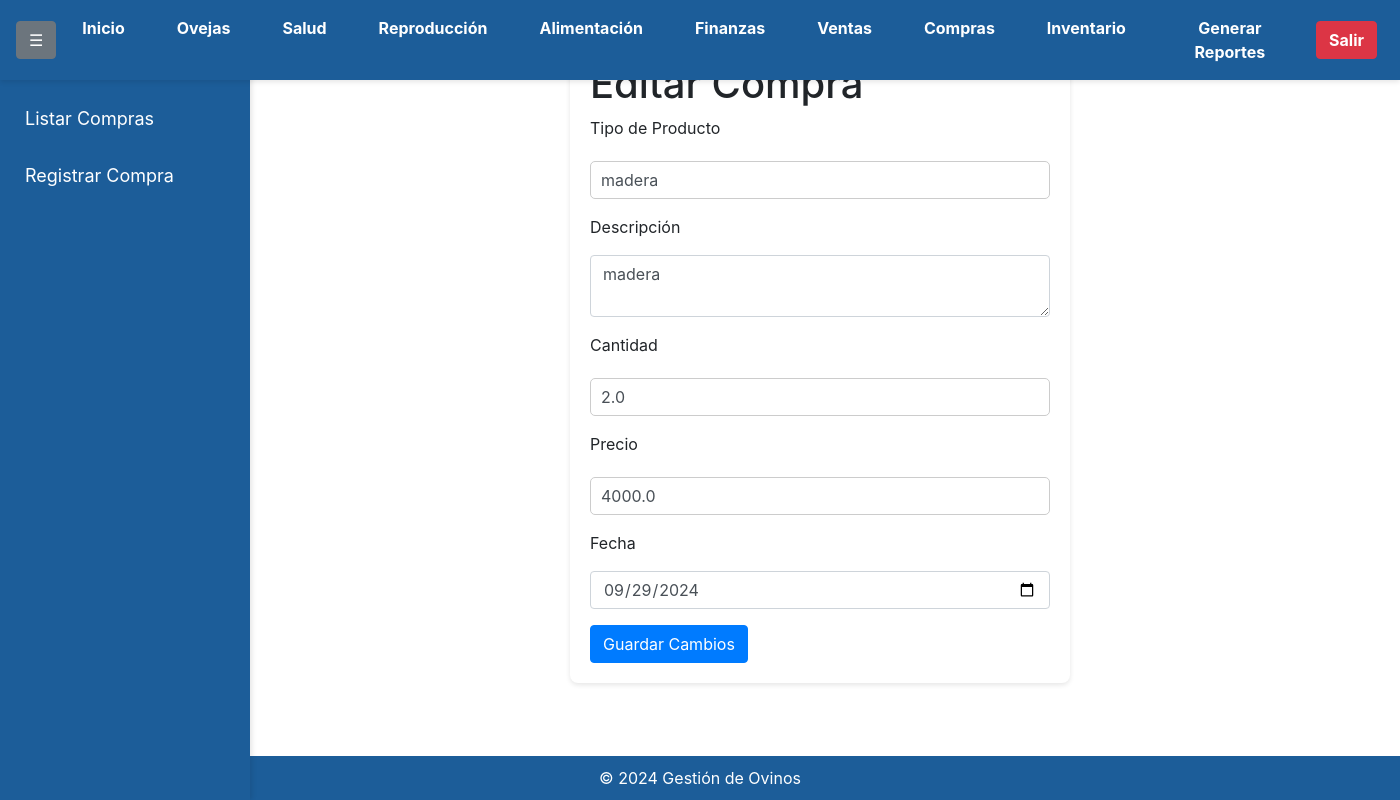
Page /editar_compra/2 (signed in) on the committed database.
### app/models.py (models this page shows)
class Compra(db.Model):
    id = db.Column(db.Integer, primary_key=True)
    tipo_producto = db.Column(db.String(50), nullable=False)
    descripcion = db.Column(db.Text, nullable=False)
    cantidad = db.Column(db.Float, nullable=False)
    precio = db.Column(db.Float, nullable=False)
    fecha = db.Column(db.Date, nullable=False)
    user_id = db.Column(db.Integer, db.ForeignKey('user.id'), nullable=False)
    user = db.relationship('User', backref='compras')

### app/routes.py (the view, shortened to what this page needs)
@app.route('/editar_compra/<int:id>', methods=['GET', 'POST'])
@login_required
def editar_compra(id):
    compra = Compra.query.filter_by(id=id, user_id=current_user.id).first_or_404()
    form = CompraForm(obj=compra)
    return render_template('editar_compra.html', form=form, compra=compra)

### app/forms.py
class CompraForm(FlaskForm):
    tipo_producto = StringField('Tipo de Producto', validators=[DataRequired()])
    descripcion = TextAreaField('Descripción', validators=[DataRequired()])
    cantidad = FloatField('Cantidad', validators=[DataRequired()])
    precio = FloatField('Precio', validators=[DataRequired()])
    fecha = DateField('Fecha', format='%Y-%m-%d', validators=[DataRequired()])
    submit = SubmitField('Guardar')

### app/__init__.py (called while the page is built)
@login_manager.user_loader
def load_user(user_id):
    return User.query.get(int(user_id))

### app/templates/editar_compra.html (shortened to what this page needs)
<!DOCTYPE html>
<html lang="es">
<head>
    <link rel="stylesheet" href="{{ url_for('static', filename='styles.css') }}">
    <link rel="stylesheet" href="https://maxcdn.bootstrapcdn.com/bootstrap/4.5.2/css/bootstrap.min.css">
</head>
<body>
    <nav class="navbar navbar-expand-lg navbar-light">
        <div class="collapse navbar-collapse" id="navbarNav">
            <button class="btn btn-secondary ml-2" id="toggleSidebar">☰</button>
            <ul class="navbar-nav mr-auto">
                <li class="nav-item">
                    <a class="nav-link text-white" href="{{ url_for('index') }}">Inicio</a>
                </li>
                <li class="nav-item">
                    <a class="nav-link text-white" href="{{ url_for('oveja') }}">Ovejas</a>
                </li>
                <li class="nav-item">
                    <a class="nav-link text-white" href="{{ url_for('salud') }}">Salud</a>
                </li>
                <li class="nav-item">
                    <a class="nav-link text-white" href="{{ url_for('reproduccion') }}">Reproducción</a>
                </li>
                <li class="nav-item">
                    <a class="nav-link text-white" href="{{ url_for('alimentacion') }}">Alimentación</a>
                </li>
                <li class="nav-item">
                    <a class="nav-link text-white" href="{{ url_for('finanzas') }}">Finanzas</a>
                </li>
                <li class="nav-item">
                    <a class="nav-link text-white" href="{{ url_for('venta') }}">Ventas</a>
                </li>
                <li class="nav-item">
                    <a class="nav-link text-white" href="{{ url_for('compra') }}">Compras</a>
                </li>
                <li class="nav-item">
                    <a class="nav-link text-white" href="{{ url_for('inventario') }}">Inventario</a>
                </li>
                <li class="nav-item">
                    <a class="nav-link text-white" href="{{ url_for('reportes_view') }}">Generar Reportes</a>
                </li>
            </ul>
            <a href="{{ url_for('logout') }}" class="btn btn-danger ml-2">Salir</a>
        </div>
    </nav>
    <div class="sidebar" id="sidebar">
        <ul class="nav flex-column">
            <li class="nav-item">
                <a class="nav-link text-white" href="{{ url_for('listar_compra') }}">Listar Compras</a>
            </li>
            <li class="nav-item">
                <a class="nav-link text-white" href="{{ url_for('registrar_compra') }}">Registrar Compra</a>
            </li>
        </ul>
    </div>
    <div class="container mt-3">
        <form method="POST" action="{{ url_for('editar_compra', id=compra.id) }}">
            <div class="form-group">
                <h1>Editar Compra</h1>
                <label for="tipo_producto">{{ form.tipo_producto.label }}</label>
                {{ form.tipo_producto(class="form-control", size=32) }}
            </div>
            <div class="form-group">
                <label for="descripcion">{{ form.descripcion.label }}</label>
                {{ form.descripcion(class="form-control") }}
            </div>
            <div class="form-group">
                <label for="cantidad">{{ form.cantidad.label }}</label>
                {{ form.cantidad(class="form-control", size=32) }}
            </div>
            <div class="form-group">
                <label for="precio">{{ form.precio.label }}</label>
                {{ form.precio(class="form-control") }}
            </div>
            <div class="form-group">
                <label for="fecha">{{ form.fecha.label }}</label>
                {{ form.fecha(class="form-control") }}
            </div>
            <button type="submit" class="btn btn-primary">Guardar Cambios</button>
        </form>
    </div>
    <footer class="text-center mt-4">
        &copy; 2024 Gestión de Ovinos
    </footer>
</body>
</html>

### app/static/styles.css (style rules this page uses)
body { font-family: 'Arial', sans-serif; background-color: #f0f2f5; color: #333; margin: 0; padding: 0; padding-top: 20px; }
.navbar { background-color: #1c5d99; padding: 10px 20px; text-align: center; box-shadow: 0 2px 5px rgba(0, 0, 0, 0.1); position: fixed; top: 0; left: 0; width: 100%; z-index: 1000; }
.navbar a { color: #ffffff; text-decoration: none; margin: 0 15px; font-weight: bold; }
.sidebar { height: calc(100vh - 35px); width: 250px; position: fixed; top: 35px; right: 0; background-color: #1c5d99; padding-top: 20px; box-shadow: 2px 0 5px rgba(0, 0, 0, 0.1); overflow-y: auto; z-index: 900; }
.sidebar a { padding: 15px 25px; text-decoration: none; font-size: 18px; color: #ffffff; display: block; transition: 0.3s; }
form { max-width: 500px; margin: 20px auto; padding: 20px; background-color: #ffffff; border-radius: 8px; box-shadow: 0 2px 5px rgba(0, 0, 0, 0.1); }
input[type="text"], input[type="number"], input[type="email"], input[type="password"], select, textarea { width: 100%; padding: 10px; margin: 5px 0; border: 1px solid #ccc; border-radius: 5px; box-sizing: border-box; }
.btn { display: inline-block; padding: 10px 15px; background-color: #1c5d99; color: white; text-decoration: none; border-radius: 5px; font-weight: bold; text-align: center; }
footer { background-color: #1c5d99; color: white; text-align: center; padding: 10px; position: fixed; bottom: 0; width: calc(100%); right: 0; z-index: 850; }

### app/templates/editar_compra.html (style rules this page uses)
.sidebar { height: calc(100% - 70px); width: 250px; position: fixed; top: 70px; left: 0; background-color: #1c5d99; transition: margin-left 0.3s; }
.container { margin-left: 250px; transition: margin-left 0.3s; }
.navbar { padding: 0.5rem 0.5rem; position: fixed; width: 100%; z-index: 1000; background-color: #1c5d99; }
.navbar-nav .nav-item { margin: 0 3px; }

### rows in the picture
Compra: tipo_producto "madera", descripcion "madera", cantidad "2.0", precio "4000.0", fecha "09/29/2024"
